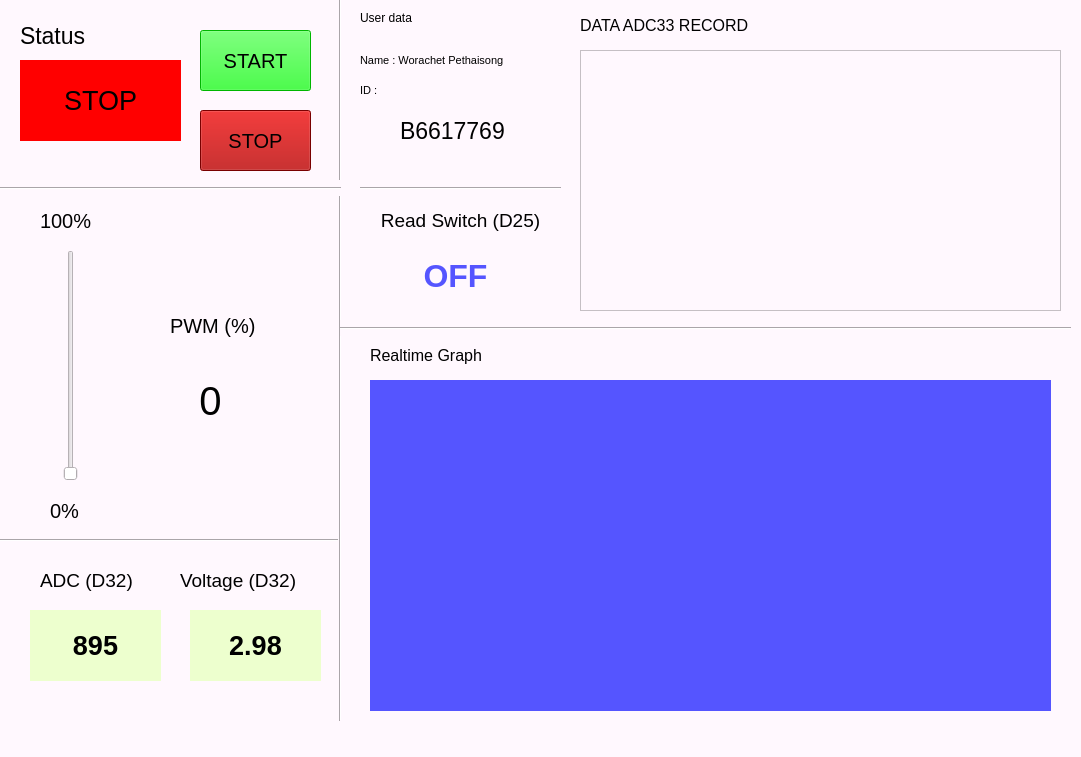
<?xml version="1.0" encoding="UTF-8"?>
<ui version="4.0">
 <class>MainWindow</class>
 <widget class="QMainWindow" name="MainWindow">
  <property name="geometry">
   <rect>
    <x>0</x>
    <y>0</y>
    <width>1081</width>
    <height>757</height>
   </rect>
  </property>
  <property name="windowTitle">
   <string>MainWindow</string>
  </property>
  <property name="styleSheet">
   <string notr="true">background-color: rgb(255, 248, 254);</string>
  </property>
  <widget class="QWidget" name="centralwidget">
   <widget class="QPushButton" name="start">
    <property name="geometry">
     <rect>
      <x>200</x>
      <y>30</y>
      <width>111</width>
      <height>61</height>
     </rect>
    </property>
    <property name="font">
     <font>
      <pointsize>15</pointsize>
     </font>
    </property>
    <property name="styleSheet">
     <string notr="true">background-color: rgb(0, 255, 0);</string>
    </property>
    <property name="text">
     <string>START</string>
    </property>
   </widget>
   <widget class="QLabel" name="label">
    <property name="geometry">
     <rect>
      <x>20</x>
      <y>20</y>
      <width>101</width>
      <height>31</height>
     </rect>
    </property>
    <property name="font">
     <font>
      <pointsize>17</pointsize>
     </font>
    </property>
    <property name="text">
     <string>Status</string>
    </property>
   </widget>
   <widget class="QLabel" name="status">
    <property name="geometry">
     <rect>
      <x>20</x>
      <y>60</y>
      <width>161</width>
      <height>81</height>
     </rect>
    </property>
    <property name="font">
     <font>
      <pointsize>20</pointsize>
     </font>
    </property>
    <property name="styleSheet">
     <string notr="true">background-color: rgb(255, 0, 0);</string>
    </property>
    <property name="text">
     <string>STOP</string>
    </property>
    <property name="alignment">
     <set>Qt::AlignCenter</set>
    </property>
   </widget>
   <widget class="QPushButton" name="stop">
    <property name="geometry">
     <rect>
      <x>200</x>
      <y>110</y>
      <width>111</width>
      <height>61</height>
     </rect>
    </property>
    <property name="font">
     <font>
      <pointsize>15</pointsize>
     </font>
    </property>
    <property name="styleSheet">
     <string notr="true">background-color: rgb(170, 0, 0);</string>
    </property>
    <property name="text">
     <string>STOP</string>
    </property>
   </widget>
   <widget class="QSlider" name="slider">
    <property name="geometry">
     <rect>
      <x>50</x>
      <y>250</y>
      <width>41</width>
      <height>231</height>
     </rect>
    </property>
    <property name="maximum">
     <number>255</number>
    </property>
    <property name="orientation">
     <enum>Qt::Vertical</enum>
    </property>
   </widget>
   <widget class="QLabel" name="label_3">
    <property name="geometry">
     <rect>
      <x>50</x>
      <y>490</y>
      <width>41</width>
      <height>41</height>
     </rect>
    </property>
    <property name="font">
     <font>
      <pointsize>15</pointsize>
     </font>
    </property>
    <property name="text">
     <string>0%</string>
    </property>
   </widget>
   <widget class="QLabel" name="label_4">
    <property name="geometry">
     <rect>
      <x>40</x>
      <y>200</y>
      <width>71</width>
      <height>41</height>
     </rect>
    </property>
    <property name="font">
     <font>
      <pointsize>15</pointsize>
     </font>
    </property>
    <property name="text">
     <string>100%</string>
    </property>
   </widget>
   <widget class="QLabel" name="label_5">
    <property name="geometry">
     <rect>
      <x>170</x>
      <y>300</y>
      <width>151</width>
      <height>51</height>
     </rect>
    </property>
    <property name="font">
     <font>
      <pointsize>15</pointsize>
     </font>
    </property>
    <property name="text">
     <string>PWM (%)</string>
    </property>
   </widget>
   <widget class="QLabel" name="pwm">
    <property name="geometry">
     <rect>
      <x>160</x>
      <y>360</y>
      <width>101</width>
      <height>81</height>
     </rect>
    </property>
    <property name="font">
     <font>
      <pointsize>30</pointsize>
     </font>
    </property>
    <property name="text">
     <string>0</string>
    </property>
    <property name="alignment">
     <set>Qt::AlignCenter</set>
    </property>
   </widget>
   <widget class="QLabel" name="label_7">
    <property name="geometry">
     <rect>
      <x>580</x>
      <y>10</y>
      <width>281</width>
      <height>31</height>
     </rect>
    </property>
    <property name="font">
     <font>
      <pointsize>12</pointsize>
     </font>
    </property>
    <property name="text">
     <string>DATA ADC33 RECORD</string>
    </property>
   </widget>
   <widget class="QLabel" name="graph">
    <property name="geometry">
     <rect>
      <x>370</x>
      <y>380</y>
      <width>681</width>
      <height>331</height>
     </rect>
    </property>
    <property name="styleSheet">
     <string notr="true">background-color: rgb(85, 85, 255);</string>
    </property>
    <property name="text">
     <string/>
    </property>
   </widget>
   <widget class="QLabel" name="label_9">
    <property name="geometry">
     <rect>
      <x>370</x>
      <y>340</y>
      <width>441</width>
      <height>31</height>
     </rect>
    </property>
    <property name="font">
     <font>
      <pointsize>12</pointsize>
     </font>
    </property>
    <property name="text">
     <string>Realtime Graph</string>
    </property>
   </widget>
   <widget class="QLabel" name="label_11">
    <property name="geometry">
     <rect>
      <x>40</x>
      <y>560</y>
      <width>111</width>
      <height>41</height>
     </rect>
    </property>
    <property name="font">
     <font>
      <pointsize>14</pointsize>
     </font>
    </property>
    <property name="text">
     <string>ADC (D32)</string>
    </property>
   </widget>
   <widget class="QLabel" name="adc32">
    <property name="geometry">
     <rect>
      <x>30</x>
      <y>610</y>
      <width>131</width>
      <height>71</height>
     </rect>
    </property>
    <property name="font">
     <font>
      <pointsize>20</pointsize>
      <weight>75</weight>
      <bold>true</bold>
     </font>
    </property>
    <property name="styleSheet">
     <string notr="true">background-color: rgb(237, 255, 206);</string>
    </property>
    <property name="text">
     <string>895</string>
    </property>
    <property name="alignment">
     <set>Qt::AlignCenter</set>
    </property>
   </widget>
   <widget class="QLabel" name="label_13">
    <property name="geometry">
     <rect>
      <x>180</x>
      <y>560</y>
      <width>151</width>
      <height>41</height>
     </rect>
    </property>
    <property name="font">
     <font>
      <pointsize>14</pointsize>
     </font>
    </property>
    <property name="text">
     <string>Voltage (D32)</string>
    </property>
   </widget>
   <widget class="QLabel" name="volt32">
    <property name="geometry">
     <rect>
      <x>190</x>
      <y>610</y>
      <width>131</width>
      <height>71</height>
     </rect>
    </property>
    <property name="font">
     <font>
      <pointsize>20</pointsize>
      <weight>75</weight>
      <bold>true</bold>
     </font>
    </property>
    <property name="styleSheet">
     <string notr="true">background-color: rgb(237, 255, 206);</string>
    </property>
    <property name="text">
     <string>2.98</string>
    </property>
    <property name="alignment">
     <set>Qt::AlignCenter</set>
    </property>
   </widget>
   <widget class="QLabel" name="label_15">
    <property name="geometry">
     <rect>
      <x>350</x>
      <y>200</y>
      <width>221</width>
      <height>41</height>
     </rect>
    </property>
    <property name="font">
     <font>
      <pointsize>14</pointsize>
     </font>
    </property>
    <property name="text">
     <string>Read Switch (D25)</string>
    </property>
    <property name="alignment">
     <set>Qt::AlignCenter</set>
    </property>
   </widget>
   <widget class="QLabel" name="read_sw">
    <property name="geometry">
     <rect>
      <x>400</x>
      <y>240</y>
      <width>111</width>
      <height>71</height>
     </rect>
    </property>
    <property name="font">
     <font>
      <pointsize>24</pointsize>
      <weight>75</weight>
      <bold>true</bold>
     </font>
    </property>
    <property name="styleSheet">
     <string notr="true">color: rgb(85, 85, 255);</string>
    </property>
    <property name="text">
     <string>OFF</string>
    </property>
    <property name="alignment">
     <set>Qt::AlignCenter</set>
    </property>
   </widget>
   <widget class="Line" name="line_2">
    <property name="geometry">
     <rect>
      <x>330</x>
      <y>-10</y>
      <width>20</width>
      <height>731</height>
     </rect>
    </property>
    <property name="orientation">
     <enum>Qt::Vertical</enum>
    </property>
   </widget>
   <widget class="Line" name="line_3">
    <property name="geometry">
     <rect>
      <x>-43</x>
      <y>530</y>
      <width>381</width>
      <height>20</height>
     </rect>
    </property>
    <property name="orientation">
     <enum>Qt::Horizontal</enum>
    </property>
   </widget>
   <widget class="Line" name="line_4">
    <property name="geometry">
     <rect>
      <x>-10</x>
      <y>180</y>
      <width>351</width>
      <height>16</height>
     </rect>
    </property>
    <property name="orientation">
     <enum>Qt::Horizontal</enum>
    </property>
   </widget>
   <widget class="Line" name="line_5">
    <property name="geometry">
     <rect>
      <x>360</x>
      <y>180</y>
      <width>201</width>
      <height>16</height>
     </rect>
    </property>
    <property name="orientation">
     <enum>Qt::Horizontal</enum>
    </property>
   </widget>
   <widget class="QLabel" name="label_17">
    <property name="geometry">
     <rect>
      <x>360</x>
      <y>40</y>
      <width>201</width>
      <height>41</height>
     </rect>
    </property>
    <property name="font">
     <font>
      <pointsize>8</pointsize>
     </font>
    </property>
    <property name="text">
     <string>Name : Worachet Pethaisong</string>
    </property>
   </widget>
   <widget class="QLabel" name="label_18">
    <property name="geometry">
     <rect>
      <x>360</x>
      <y>10</y>
      <width>55</width>
      <height>16</height>
     </rect>
    </property>
    <property name="text">
     <string>User data</string>
    </property>
   </widget>
   <widget class="QLabel" name="label_19">
    <property name="geometry">
     <rect>
      <x>360</x>
      <y>80</y>
      <width>41</width>
      <height>21</height>
     </rect>
    </property>
    <property name="font">
     <font>
      <pointsize>8</pointsize>
     </font>
    </property>
    <property name="text">
     <string>ID :</string>
    </property>
   </widget>
   <widget class="QLabel" name="label_20">
    <property name="geometry">
     <rect>
      <x>400</x>
      <y>110</y>
      <width>131</width>
      <height>41</height>
     </rect>
    </property>
    <property name="font">
     <font>
      <pointsize>17</pointsize>
     </font>
    </property>
    <property name="text">
     <string>B6617769</string>
    </property>
   </widget>
   <widget class="QPlainTextEdit" name="plainTextEdit">
    <property name="geometry">
     <rect>
      <x>580</x>
      <y>50</y>
      <width>481</width>
      <height>261</height>
     </rect>
    </property>
   </widget>
   <widget class="Line" name="line">
    <property name="geometry">
     <rect>
      <x>340</x>
      <y>320</y>
      <width>731</width>
      <height>16</height>
     </rect>
    </property>
    <property name="orientation">
     <enum>Qt::Horizontal</enum>
    </property>
   </widget>
  </widget>
  <widget class="QMenuBar" name="menubar">
   <property name="geometry">
    <rect>
     <x>0</x>
     <y>0</y>
     <width>1081</width>
     <height>26</height>
    </rect>
   </property>
  </widget>
  <widget class="QStatusBar" name="statusbar"/>
 </widget>
 <resources/>
 <connections/>
</ui>
